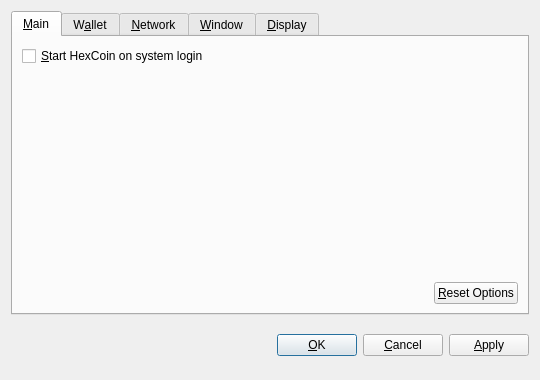
<?xml version="1.0" encoding="UTF-8"?>
<ui version="4.0">
 <class>OptionsDialog</class>
 <widget class="QDialog" name="OptionsDialog">
  <property name="geometry">
   <rect>
    <x>0</x>
    <y>0</y>
    <width>540</width>
    <height>380</height>
   </rect>
  </property>
  <property name="windowTitle">
   <string>Options</string>
  </property>
  <property name="modal">
   <bool>true</bool>
  </property>
  <layout class="QVBoxLayout" name="verticalLayout">
   <item>
    <widget class="QTabWidget" name="tabWidget">
     <property name="tabPosition">
      <enum>QTabWidget::North</enum>
     </property>
     <property name="currentIndex">
      <number>0</number>
     </property>
     <widget class="QWidget" name="tabMain">
      <attribute name="title">
       <string>&amp;Main</string>
      </attribute>
      <layout class="QVBoxLayout" name="verticalLayout_Main">
       <item>
        <widget class="QCheckBox" name="bitcoinAtStartup">
         <property name="toolTip">
          <string>Automatically start HexCoin after logging in to the system.</string>
         </property>
         <property name="text">
          <string>&amp;Start HexCoin on system login</string>
         </property>
        </widget>
       </item>
       <item>
        <spacer name="verticalSpacer_Main">
         <property name="orientation">
          <enum>Qt::Vertical</enum>
         </property>
         <property name="sizeHint" stdset="0">
          <size>
           <width>20</width>
           <height>40</height>
          </size>
         </property>
        </spacer>
       </item>
       <item>
        <layout class="QHBoxLayout" name="horizontalLayout_2_Main">
         <item>
          <spacer name="horizontalSpacer_2_Main">
           <property name="orientation">
            <enum>Qt::Horizontal</enum>
           </property>
           <property name="sizeHint" stdset="0">
            <size>
             <width>40</width>
             <height>20</height>
            </size>
           </property>
          </spacer>
         </item>
         <item>
          <widget class="QPushButton" name="resetButton">
           <property name="toolTip">
            <string>Reset all client options to default.</string>
           </property>
           <property name="text">
            <string>&amp;Reset Options</string>
           </property>
           <property name="autoDefault">
            <bool>false</bool>
           </property>
          </widget>
         </item>
        </layout>
       </item>
      </layout>
     </widget>
     <widget class="QWidget" name="tabWallet">
      <attribute name="title">
       <string>W&amp;allet</string>
      </attribute>
      <layout class="QVBoxLayout" name="verticalLayout_Network">
       <item>
        <widget class="QLabel" name="transactionFeeInfoLabel">
         <property name="text">
          <string>Optional transaction fee per kB that helps make sure your transactions are processed quickly. Most transactions are 1 kB.</string>
         </property>
         <property name="textFormat">
          <enum>Qt::PlainText</enum>
         </property>
         <property name="wordWrap">
          <bool>true</bool>
         </property>
        </widget>
       </item>
       <item>
        <layout class="QHBoxLayout" name="horizontalLayout_1_Main">
         <item>
          <widget class="QLabel" name="transactionFeeLabel">
           <property name="text">
            <string>Pay transaction &amp;fee</string>
           </property>
           <property name="textFormat">
            <enum>Qt::PlainText</enum>
           </property>
           <property name="buddy">
            <cstring>transactionFee</cstring>
           </property>
          </widget>
         </item>
         <item>
          <widget class="BitcoinAmountField" name="transactionFee"/>
         </item>
         <item>
          <spacer name="horizontalSpacer_1_Main">
           <property name="orientation">
            <enum>Qt::Horizontal</enum>
           </property>
           <property name="sizeHint" stdset="0">
            <size>
             <width>40</width>
             <height>20</height>
            </size>
           </property>
          </spacer>
         </item>
        </layout>
       </item>
       <item>
        <widget class="QLabel" name="label">
         <property name="text">
          <string>If you disable the spending of unconfirmed change, the change from a transaction cannot be used until that transaction has at least one confirmation. This also affects how your balance is computed.</string>
         </property>
         <property name="wordWrap">
          <bool>true</bool>
         </property>
        </widget>
       </item>
       <item>
        <widget class="QCheckBox" name="spendZeroConfChange">
         <property name="text">
          <string>Spend unconfirmed change  (experts only)</string>
         </property>
        </widget>
       </item>
       <item>
        <spacer name="verticalSpacer">
         <property name="orientation">
          <enum>Qt::Vertical</enum>
         </property>
         <property name="sizeHint" stdset="0">
          <size>
           <width>20</width>
           <height>40</height>
          </size>
         </property>
        </spacer>
       </item>
      </layout>
     </widget>
     <widget class="QWidget" name="tabNetwork">
      <attribute name="title">
       <string>&amp;Network</string>
      </attribute>
      <layout class="QVBoxLayout" name="verticalLayout_Network">
       <item>
        <widget class="QCheckBox" name="mapPortUpnp">
         <property name="toolTip">
          <string>Automatically open the HexCoin client port on the router. This only works when your router supports UPnP and it is enabled.</string>
         </property>
         <property name="text">
          <string>Map port using &amp;UPnP</string>
         </property>
        </widget>
       </item>
       <item>
        <widget class="QCheckBox" name="connectSocks">
         <property name="toolTip">
          <string>Connect to the HexCoin network through a SOCKS proxy (e.g. when connecting through Tor).</string>
         </property>
         <property name="text">
          <string>&amp;Connect through SOCKS proxy:</string>
         </property>
        </widget>
       </item>
       <item>
        <layout class="QHBoxLayout" name="horizontalLayout_Network">
         <item>
          <widget class="QLabel" name="proxyIpLabel">
           <property name="text">
            <string>Proxy &amp;IP:</string>
           </property>
           <property name="textFormat">
            <enum>Qt::PlainText</enum>
           </property>
           <property name="buddy">
            <cstring>proxyIp</cstring>
           </property>
          </widget>
         </item>
         <item>
          <widget class="QValidatedLineEdit" name="proxyIp">
           <property name="maximumSize">
            <size>
             <width>140</width>
             <height>16777215</height>
            </size>
           </property>
           <property name="toolTip">
            <string>IP address of the proxy (e.g. 127.0.0.1)</string>
           </property>
          </widget>
         </item>
         <item>
          <widget class="QLabel" name="proxyPortLabel">
           <property name="text">
            <string>&amp;Port:</string>
           </property>
           <property name="textFormat">
            <enum>Qt::PlainText</enum>
           </property>
           <property name="buddy">
            <cstring>proxyPort</cstring>
           </property>
          </widget>
         </item>
         <item>
          <widget class="QLineEdit" name="proxyPort">
           <property name="maximumSize">
            <size>
             <width>55</width>
             <height>16777215</height>
            </size>
           </property>
           <property name="toolTip">
            <string>Port of the proxy (e.g. 9050)</string>
           </property>
          </widget>
         </item>
         <item>
          <widget class="QLabel" name="socksVersionLabel">
           <property name="text">
            <string>SOCKS &amp;Version:</string>
           </property>
           <property name="textFormat">
            <enum>Qt::PlainText</enum>
           </property>
           <property name="buddy">
            <cstring>socksVersion</cstring>
           </property>
          </widget>
         </item>
         <item>
          <widget class="QValueComboBox" name="socksVersion">
           <property name="toolTip">
            <string>SOCKS version of the proxy (e.g. 5)</string>
           </property>
          </widget>
         </item>
         <item>
          <spacer name="horizontalSpacer_Network">
           <property name="orientation">
            <enum>Qt::Horizontal</enum>
           </property>
           <property name="sizeHint" stdset="0">
            <size>
             <width>40</width>
             <height>20</height>
            </size>
           </property>
          </spacer>
         </item>
        </layout>
       </item>
       <item>
        <spacer name="verticalSpacer_Network">
         <property name="orientation">
          <enum>Qt::Vertical</enum>
         </property>
         <property name="sizeHint" stdset="0">
          <size>
           <width>20</width>
           <height>40</height>
          </size>
         </property>
        </spacer>
       </item>
      </layout>
     </widget>
     <widget class="QWidget" name="tabWindow">
      <attribute name="title">
       <string>&amp;Window</string>
      </attribute>
      <layout class="QVBoxLayout" name="verticalLayout_Window">
       <item>
        <widget class="QCheckBox" name="minimizeToTray">
         <property name="toolTip">
          <string>Show only a tray icon after minimizing the window.</string>
         </property>
         <property name="text">
          <string>&amp;Minimize to the tray instead of the taskbar</string>
         </property>
        </widget>
       </item>
       <item>
        <widget class="QCheckBox" name="minimizeOnClose">
         <property name="toolTip">
          <string>Minimize instead of exit the application when the window is closed. When this option is enabled, the application will be closed only after selecting Quit in the menu.</string>
         </property>
         <property name="text">
          <string>M&amp;inimize on close</string>
         </property>
        </widget>
       </item>
       <item>
        <spacer name="verticalSpacer_Window">
         <property name="orientation">
          <enum>Qt::Vertical</enum>
         </property>
         <property name="sizeHint" stdset="0">
          <size>
           <width>20</width>
           <height>40</height>
          </size>
         </property>
        </spacer>
       </item>
      </layout>
     </widget>
     <widget class="QWidget" name="tabDisplay">
      <attribute name="title">
       <string>&amp;Display</string>
      </attribute>
      <layout class="QVBoxLayout" name="verticalLayout_Display">
       <item>
        <layout class="QHBoxLayout" name="horizontalLayout_1_Display">
         <item>
          <widget class="QLabel" name="langLabel">
           <property name="text">
            <string>User Interface &amp;language:</string>
           </property>
           <property name="textFormat">
            <enum>Qt::PlainText</enum>
           </property>
           <property name="buddy">
            <cstring>lang</cstring>
           </property>
          </widget>
         </item>
         <item>
          <widget class="QValueComboBox" name="lang">
           <property name="toolTip">
            <string>The user interface language can be set here. This setting will take effect after restarting HexCoin.</string>
           </property>
          </widget>
         </item>
        </layout>
       </item>
       <item>
        <layout class="QHBoxLayout" name="horizontalLayout_2_Display">
         <item>
          <widget class="QLabel" name="unitLabel">
           <property name="text">
            <string>&amp;Unit to show amounts in:</string>
           </property>
           <property name="textFormat">
            <enum>Qt::PlainText</enum>
           </property>
           <property name="buddy">
            <cstring>unit</cstring>
           </property>
          </widget>
         </item>
         <item>
          <widget class="QValueComboBox" name="unit">
           <property name="toolTip">
            <string>Choose the default subdivision unit to show in the interface and when sending coins.</string>
           </property>
          </widget>
         </item>
        </layout>
       </item>
       <item>
        <widget class="QCheckBox" name="displayAddresses">
         <property name="toolTip">
          <string>Whether to show HexCoin addresses in the transaction list or not.</string>
         </property>
         <property name="text">
          <string>&amp;Display addresses in transaction list</string>
         </property>
        </widget>
       </item>
       <item>
        <widget class="QCheckBox" name="coinControlFeatures">
         <property name="toolTip">
          <string>Whether to show coin control features or not.</string>
         </property>
         <property name="text">
          <string>Display coin &amp;control features (experts only!)</string>
         </property>
        </widget>
       </item>
       <item>
        <spacer name="verticalSpacer_Display">
         <property name="orientation">
          <enum>Qt::Vertical</enum>
         </property>
         <property name="sizeHint" stdset="0">
          <size>
           <width>20</width>
           <height>40</height>
          </size>
         </property>
        </spacer>
       </item>
      </layout>
     </widget>
    </widget>
   </item>
   <item>
    <layout class="QHBoxLayout" name="horizontalLayout_Buttons">
     <item>
      <spacer name="horizontalSpacer_1">
       <property name="orientation">
        <enum>Qt::Horizontal</enum>
       </property>
       <property name="sizeHint" stdset="0">
        <size>
         <width>40</width>
         <height>48</height>
        </size>
       </property>
      </spacer>
     </item>
     <item>
      <widget class="QLabel" name="statusLabel">
       <property name="font">
        <font>
         <weight>75</weight>
         <bold>true</bold>
        </font>
       </property>
       <property name="text">
        <string/>
       </property>
       <property name="textFormat">
        <enum>Qt::PlainText</enum>
       </property>
       <property name="wordWrap">
        <bool>true</bool>
       </property>
      </widget>
     </item>
     <item>
      <spacer name="horizontalSpacer_2">
       <property name="orientation">
        <enum>Qt::Horizontal</enum>
       </property>
       <property name="sizeHint" stdset="0">
        <size>
         <width>40</width>
         <height>48</height>
        </size>
       </property>
      </spacer>
     </item>
     <item>
      <widget class="QPushButton" name="okButton">
       <property name="text">
        <string>&amp;OK</string>
       </property>
      </widget>
     </item>
     <item>
      <widget class="QPushButton" name="cancelButton">
       <property name="text">
        <string>&amp;Cancel</string>
       </property>
       <property name="autoDefault">
        <bool>false</bool>
       </property>
      </widget>
     </item>
     <item>
      <widget class="QPushButton" name="applyButton">
       <property name="text">
        <string>&amp;Apply</string>
       </property>
       <property name="autoDefault">
        <bool>false</bool>
       </property>
      </widget>
     </item>
    </layout>
   </item>
  </layout>
 </widget>
 <customwidgets>
  <customwidget>
   <class>BitcoinAmountField</class>
   <extends>QSpinBox</extends>
   <header>bitcoinamountfield.h</header>
  </customwidget>
  <customwidget>
   <class>QValueComboBox</class>
   <extends>QComboBox</extends>
   <header>qvaluecombobox.h</header>
  </customwidget>
  <customwidget>
   <class>QValidatedLineEdit</class>
   <extends>QLineEdit</extends>
   <header>qvalidatedlineedit.h</header>
  </customwidget>
 </customwidgets>
 <resources/>
 <connections/>
</ui>
